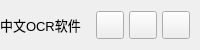
           <widget class="QFrame" name="contentTopBg">
            <property name="minimumSize">
             <size>
              <width>0</width>
              <height>50</height>
             </size>
            </property>
            <property name="maximumSize">
             <size>
              <width>16777215</width>
              <height>50</height>
             </size>
            </property>
            <property name="frameShape">
             <enum>QFrame::NoFrame</enum>
            </property>
            <property name="frameShadow">
             <enum>QFrame::Raised</enum>
            </property>
            <layout class="QHBoxLayout" name="horizontalLayout">
             <property name="spacing">
              <number>0</number>
             </property>
             <property name="leftMargin">
              <number>0</number>
             </property>
             <property name="topMargin">
              <number>0</number>
             </property>
             <property name="rightMargin">
              <number>10</number>
             </property>
             <property name="bottomMargin">
              <number>0</number>
             </property>
             <item>
              <widget class="QFrame" name="leftBox">
               <property name="sizePolicy">
                <sizepolicy hsizetype="Expanding" vsizetype="Preferred">
                 <horstretch>0</horstretch>
                 <verstretch>0</verstretch>
                </sizepolicy>
               </property>
               <property name="frameShape">
                <enum>QFrame::NoFrame</enum>
               </property>
               <property name="frameShadow">
                <enum>QFrame::Raised</enum>
               </property>
               <layout class="QHBoxLayout" name="horizontalLayout_3">
                <property name="spacing">
                 <number>0</number>
                </property>
                <property name="leftMargin">
                 <number>0</number>
                </property>
                <property name="topMargin">
                 <number>0</number>
                </property>
                <property name="rightMargin">
                 <number>0</number>
                </property>
                <property name="bottomMargin">
                 <number>0</number>
                </property>
                <item>
                 <widget class="QLabel" name="titleRightInfo">
                  <property name="sizePolicy">
                   <sizepolicy hsizetype="Preferred" vsizetype="Expanding">
                    <horstretch>0</horstretch>
                    <verstretch>0</verstretch>
                   </sizepolicy>
                  </property>
                  <property name="maximumSize">
                   <size>
                    <width>16777215</width>
                    <height>45</height>
                   </size>
                  </property>
                  <property name="font">
                   <font>
                    <family>Segoe UI</family>
                    <pointsize>10</pointsize>
                    <weight>50</weight>
                    <italic>false</italic>
                    <bold>false</bold>
                   </font>
                  </property>
                  <property name="text">
                   <string>中文OCR软件</string>
                  </property>
                  <property name="alignment">
                   <set>Qt::AlignLeading|Qt::AlignLeft|Qt::AlignVCenter</set>
                  </property>
                 </widget>
                </item>
               </layout>
              </widget>
             </item>
             <item alignment="Qt::AlignRight">
              <widget class="QFrame" name="rightButtons">
               <property name="minimumSize">
                <size>
                 <width>0</width>
                 <height>28</height>
                </size>
               </property>
               <property name="frameShape">
                <enum>QFrame::NoFrame</enum>
               </property>
               <property name="frameShadow">
                <enum>QFrame::Raised</enum>
               </property>
               <layout class="QHBoxLayout" name="horizontalLayout_2">
                <property name="spacing">
                 <number>5</number>
                </property>
                <property name="leftMargin">
                 <number>0</number>
                </property>
                <property name="topMargin">
                 <number>0</number>
                </property>
                <property name="rightMargin">
                 <number>0</number>
                </property>
                <property name="bottomMargin">
                 <number>0</number>
                </property>
                <item>
                 <widget class="QPushButton" name="minimizeAppBtn">
                  <property name="minimumSize">
                   <size>
                    <width>28</width>
                    <height>28</height>
                   </size>
                  </property>
                  <property name="maximumSize">
                   <size>
                    <width>28</width>
                    <height>28</height>
                   </size>
                  </property>
                  <property name="cursor">
                   <cursorShape>PointingHandCursor</cursorShape>
                  </property>
                  <property name="toolTip">
                   <string>Minimize</string>
                  </property>
                  <property name="text">
                   <string/>
                  </property>
                  <property name="icon">
                   <iconset resource="resources.qrc">
                    <normaloff>:/icons/images/icons/icon_minimize.png</normaloff>:/icons/images/icons/icon_minimize.png</iconset>
                  </property>
                  <property name="iconSize">
                   <size>
                    <width>20</width>
                    <height>20</height>
                   </size>
                  </property>
                 </widget>
                </item>
                <item>
                 <widget class="QPushButton" name="maximizeRestoreAppBtn">
                  <property name="minimumSize">
                   <size>
                    <width>28</width>
                    <height>28</height>
                   </size>
                  </property>
                  <property name="maximumSize">
                   <size>
                    <width>28</width>
                    <height>28</height>
                   </size>
                  </property>
                  <property name="font">
                   <font>
                    <family>Segoe UI</family>
                    <pointsize>10</pointsize>
                    <weight>50</weight>
                    <italic>false</italic>
                    <bold>false</bold>
                    <stylestrategy>PreferDefault</stylestrategy>
                   </font>
                  </property>
                  <property name="cursor">
                   <cursorShape>PointingHandCursor</cursorShape>
                  </property>
                  <property name="toolTip">
                   <string>Maximize</string>
                  </property>
                  <property name="text">
                   <string/>
                  </property>
                  <property name="icon">
                   <iconset resource="resources.qrc">
                    <normaloff>:/icons/images/icons/icon_maximize.png</normaloff>:/icons/images/icons/icon_maximize.png</iconset>
                  </property>
                  <property name="iconSize">
                   <size>
                    <width>20</width>
                    <height>20</height>
                   </size>
                  </property>
                 </widget>
                </item>
                <item>
                 <widget class="QPushButton" name="closeAppBtn">
                  <property name="minimumSize">
                   <size>
                    <width>28</width>
                    <height>28</height>
                   </size>
                  </property>
                  <property name="maximumSize">
                   <size>
                    <width>28</width>
                    <height>28</height>
                   </size>
                  </property>
                  <property name="cursor">
                   <cursorShape>PointingHandCursor</cursorShape>
                  </property>
                  <property name="toolTip">
                   <string>Close</string>
                  </property>
                  <property name="text">
                   <string/>
                  </property>
                  <property name="icon">
                   <iconset resource="resources.qrc">
                    <normaloff>:/icons/images/icons/icon_close.png</normaloff>:/icons/images/icons/icon_close.png</iconset>
                  </property>
                  <property name="iconSize">
                   <size>
                    <width>20</width>
                    <height>20</height>
                   </size>
                  </property>
                 </widget>
                </item>
               </layout>
              </widget>
             </item>
            </layout>
           </widget>
